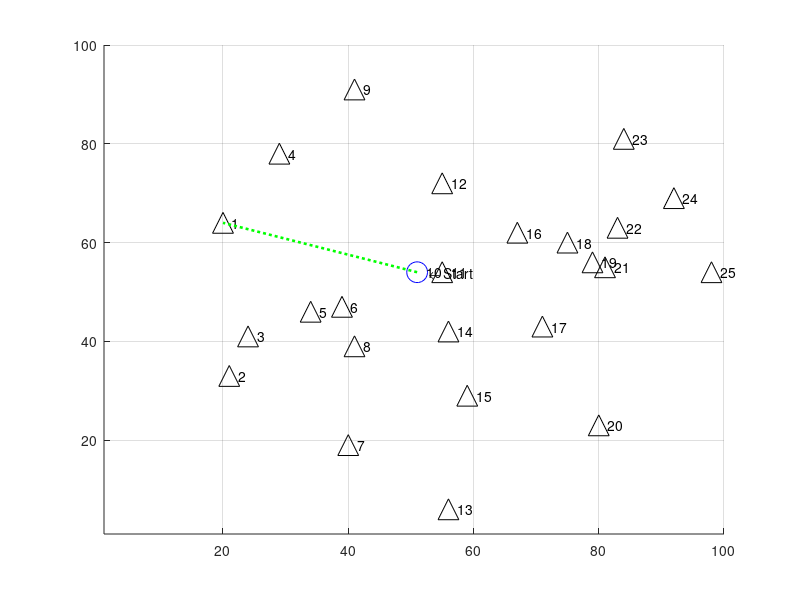

Reproduce this figure in MATLAB. (Note: this script raises an error after producing the figure.)
% TSP GA
% Kai Brooks
% Jun 2019
%
% Solves the travelling salesman problem
% Program first solves using the 'bruteforce' method and plots it in blue
% Program then uses nn algorithm and solves it in red
%


% Init
clc
close all
clear all
format

% --- Main options --------------------------------------------------------

maxCities = 25;          % (default 9) number of cities to visit, this is the 'n'
                        % decrease this if it hurts the hardware
gifOutput = 1;          % enables gif output and generation, slows rendering
filename = 'nn.gif';    % output filename for the gif

twelveCitySeed = 0;     % use pre-computed 12-city seed and skips the bf calculation
                        % if 0, shuffles seed instead amd runs bf normally

                        % TCS route: 1, 2, 4, 7, 9, 10, 12, 11, 8, 6, 5, 3, 1
                        % TCS index: 35462161
                        % TCS dist: 300.25
                        % TCS NN algorithm path is 1.04x (3.84%) longer and 3628800.00x computationally faster.

% Algorithm enables (with all disabled, just generates the map)
bf = 0;                 % bruteforce algorithm
nn = 1;                 % nearest-neighbor algorithm
ga = 0;                 % genetic algorithm

% --- Advanced options and generator settings -----------------------------

bfTickSize = 10000;     % (default 10000) tick size for timing BF algorithm. Higher numbers = more accuracy, slower to display estimate
minLoc = 1;             % (default 1) minimum coordinate to generate for city locations
maxLoc = 100;           % (default 100) maximum coordinate to generate for city locations
plotMarkerSize = 15;    % (default 10) size of markers on map

verbose = 1;            % outputs things, maybe
attempts = 100;         % number of attempts to bruteforce the solution before giving up
maxCpuTime = 100;       % max loops various functions will use before giving up and moving on

% --- Zero other variables (do not modify) --------------------------------

totalDist = 0;          % total distance travelled
o_nn = 0;               % big o for nearest neighbor method
o_bf = 0;               % big o for bruteforce method
gifWritten = 0;         % one-time check for gif creation
nn_distance = 0;
bf_distance = 0;
bruteforce_minimum_vec = 0;

% --- Program start -------------------------------------------------------

% Override the generator, if needed
if twelveCitySeed
    rng('default')
    maxCities = 12;
else
    rng('shuffle')
end

% Generate points
cities = randi([minLoc, maxLoc],2,maxCities); % generate matrix
cities = rot90(cities);  % rotate to form cities(x1,y1) for each point
cities = unique(cities,'rows'); % remove duplicate entries

if (length(cities) ~= maxCities)
    fprintf('*** Generated duplicate city coordinates, pruning %i entries.\n*** New maxCities = %i \n', maxCities - length(cities), length(cities))
end

maxCities = length(cities);  % shorten everything else if we don't have enough cities


startingCity = randi(maxCities);
currentCity = startingCity;

visited = zeros([maxCities],1); % boolean to mark each visited city
visited(currentCity) = 1;

visitedOrder = zeros([maxCities],1); % vector to store the order which we visited each city
visitedOrder(currentCity) = 1;

if bf
    % Create bruteforce path matrix: o(n!)
    arr = [2:maxCities];
    bfVisitOrder = perms(arr);
    bfVisitOrder = rot90(bfVisitOrder); % flip it to make indexing easier
    
    arr = ones(1,length(bfVisitOrder)); % create array of 1's
    bfVisitOrder = [arr;bfVisitOrder];  % append to the beginning
    
    % Add original city back onto end to complete the loop
    for i = 1:length(bfVisitOrder)
        bfVisitOrder(maxCities+1,i) = bfVisitOrder(1,i);
    end
    
    [x,y] = size(bfVisitOrder);  % get total size of matrix
    bf_omax = x*y;
end

% Create figure
f = figure('units','normalized','outerposition',[0 0 1 1]);
axis tight manual % this ensures that getframe() returns a consistent size

hold on
grid on



xlim([minLoc maxLoc])
ylim([minLoc maxLoc])

txt = '    \leftarrow Start';

% Plot cities
for i=1:maxCities
    
    if i == startingCity
        plot(cities(i,1),cities(i,2),'bo','MarkerSize',plotMarkerSize)
        
    else
        plot(cities(i,1),cities(i,2),'k^','MarkerSize',plotMarkerSize)
    end
    text(cities(i,1),cities(i,2),sprintf('   %i', i))
    
end

txt = '    \leftarrow Start';
text(cities(startingCity,1),cities(startingCity,2),txt)

% Algorithms
% Bruteforce Algorithm
%bfVisitOrder
%cities

bfEstimatedTime = 0;
if bf
    minDist = maxLoc^2;  % Starting minimum distance
    % while sum(visited) < maxCities
    
    for j=1:length(bfVisitOrder)
        o_bf = o_bf + 1;
        
        if j==1,tic,end
        
        for i=1:maxCities %+1 to account for return to start
            o_bf = o_bf + 1;
            
            a = [cities(bfVisitOrder(i,j),1),cities(bfVisitOrder(i,j),2)];
            b = [cities(bfVisitOrder(i+1,j),1),cities(bfVisitOrder(i+1,j),2)];
            
            checkDistance = [a;b]; % select two points
            distance = pdist(checkDistance,'euclidean');   % find distance between them
            %distance = floor(distance); % truncate
            totalDist = totalDist + distance;
            
            bfSegmentDistances(i,j) = distance;
            
        end
        
        if j==bfTickSize
            timing = toc;
            bfEstimatedTime = timing*((length(bfVisitOrder)-bfTickSize)/bfTickSize) % timing*((length(bfVisitOrder)-bfTickSize)/bfTickSize) for 'time remaining as of this timing'
            bfTimeTicks = length(bfVisitOrder)/bfTickSize;
        end
        
        bfDistances(j) = totalDist; % store the total path length
        totalDist = 0;              % reset for the next run
        
        % Output running information
        clc
        fprintf('Starting BF for n=%i, O(n!)=%i \n',maxCities, bf_omax)
        if length(bfVisitOrder) > bfTickSize % only display if enough data to estimate
            if bfEstimatedTime > 0
                fprintf('Estimated runtime: %.2f seconds\n',bfEstimatedTime)
            else
                fprintf('Estimated runtime: (Sampling %i more times..)\n',bfTickSize-j)
            end
        end
        fprintf('Computing optimal route... %.2f%% \n', (o_bf / bf_omax) * 100)
        
    end
    
    % Find min value
    [bfMinDist,bfMinIndex] = min(bfDistances);
    %bruteforce_path_taken = bfVisitOrder(:,bfMinIndex)
    
    %min(bfDist)
    %bfDist(j)
    
    %bfDist
    %     bfMinIndex
    %     bfDistances(bfMinIndex)
    
    % Plot it
    for i=1:maxCities
        
        a = [cities(bfVisitOrder(i,bfMinIndex),1), cities(bfVisitOrder(i,bfMinIndex),2)];
        b = [cities(bfVisitOrder(i+1,bfMinIndex),1), cities(bfVisitOrder(i+1,bfMinIndex),2)];
        
        x = [a(1), b(1)];
        y = [a(2), b(2)];
        plot(x,y,'b--','LineWidth',plotMarkerSize/8)
        
        
        %bfVisitOrder(i:4,bfShortest) gives path
        
    end
    
    %fprintf('BF method complete in %.2f seconds\n', toc)
end

% Reset variables
totalDist = 0;
minDist = 0;

% Nearest Neighbor Algorithm
if nn
    for j = 2:maxCities
        
        o_nn = o_nn + 1;
        
        ccLoc = [cities(currentCity,1), cities(currentCity,2)]; % coords of current city
        
        minDist = maxLoc^2;   % starting distance, make maximum possible
        
        for i = 1:maxCities
            o_nn = o_nn + 1;
            
            if visited(i) == 1, continue, end % skip cities we've visited
            
            a = ccLoc;  % current city coordinates
            b = [cities(i,1),cities(i,2)];
            
            checkDistance = [a;b]; % select two points
            
            distance = pdist(checkDistance,'euclidean');    % find distance between them
            
            % Draw decision lines
            if gifOutput == 1
                % Draw 'decision' line
                x = [cities(currentCity,1), cities(i,1)];
                y = [cities(currentCity,2), cities(i,2)];
                plot(x,y,'g:','LineWidth',plotMarkerSize/8)
                
                
                drawnow
                % Capture the plot as an image
                title("" + o_nn)
                if  gifWritten == 0
                    gifWritten = 1;
                    gif('nn.gif','DelayTime',0.01,'LoopCount',1,'frame',gcf)
                else
                    gifWritten = 1;
                    gif
                end
            end
            
            if distance < minDist
                minDist = distance;
                nextCity = i;
                nextLoc = [cities(i,1),cities(i,2)];
            end
            
            
        end
        
        if j == maxCities+1
            a = [cities(maxCities,1),maxCities(2)];  % current city coordinates
            b = [cities(1,1),cities(1,2)];
            
            checkDistance = [a;b]; % select two points
            distance = pdist(checkDistance,'euclidean');   % find distance between them
            totalDist = totalDist + distance;
        end
        
        %  what we found for the next move
        minDist;
        nextCity;
        
        %fprintf('Moving to city %i with a distance of %.2f \n',nextCity,minDist)
        
        % Plot line to shortest next, vector 1 is both x's, 2 is both y's
        x = [cities(currentCity,1), cities(nextCity,1)];
        y = [cities(currentCity,2), cities(nextCity,2)];
        plot(x,y,'r--','LineWidth',plotMarkerSize/8)
        
        %txt = 'Next \rightarrow  ';
        %text(cities(nextCity,1),cities(nextCity,2),txt,'HorizontalAlignment','right')
        
        % Update for next loop
        currentCity = nextCity;
        visited(nextCity) = 1;
        visitedOrder(j) = nextCity;
        minDist; % verbose
        totalDist = totalDist + minDist;
        
        % Break if we've visited everything
        if sum(visited) == maxCities, break, end
        
    end
    
    % Complete the loop
    
    a = [cities(currentCity,1), cities(currentCity,2)];  % current city coordinates
    b = [cities(startingCity,1),cities(startingCity,2)];
    
    checkDistance = [a;b]; % select two points
    distance = pdist(checkDistance,'euclidean');
    minDist;
    totalDist = totalDist + distance; % Update total distance once more
    
    x = [cities(currentCity,1), cities(startingCity,1)];
    y = [cities(currentCity,2), cities(startingCity,2)];
    plot(x,y,'r--','LineWidth',plotMarkerSize/8)
    
    if gifOutput
        drawnow
        gif
    end
    
    nn_distance = totalDist
end



fprintf('Travelling done!\n')
fprintf('------- Results -------\n')

fprintf(1, 'Alg. |\tBF\tNN\n')
fprintf(1, 'O(n) |\t%i\t%i\n', o_bf, o_nn)
fprintf(1, 'Dist.|\t%.2f\t%.2f\n', bf_distance, nn_distance')
fprintf('\n')
fprintf('NN algorithm path is %.2fx (%.2f%%) longer and %.2fx computationally faster.\n',nn_distance/bf_distance, (abs(1-(nn_distance/bf_distance)))*100, o_bf/o_nn)
